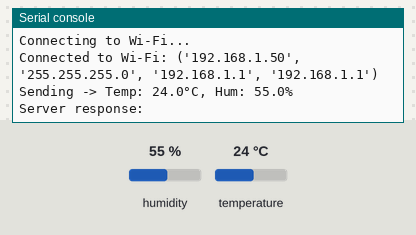
The program below on a simulated ESP32 board running MicroPython. Parts: the last lines printed to the serial console. The test bench sets the inputs (shaded band); at power-on: humidity 55 %, temperature 24 °C. WiFi joins after 1.5 s; web requests get an empty 200 reply after 0.4 s.

Above: at 3.2 s.
3.3 s: humidity set to 22 %
11.1 s: temperature set to 12 °C
At 12.7 s:
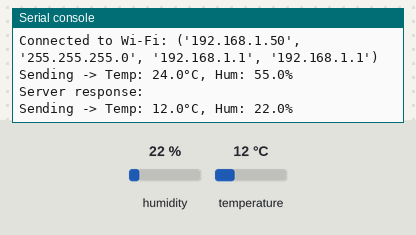
18.9 s: humidity set to 40 %
At 23.7 s:
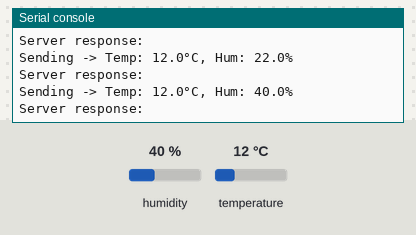

The program:

main.py
```python
import network
import urequests
import time
import dht
from machine import Pin
import json

# Wi-Fi credentials
ssid = 'replace your wifi name'
password = 'replace your wifi password'

# Connect to Wi-Fi
wlan = network.WLAN(network.STA_IF)
wlan.active(True)
wlan.connect(ssid, password)

print("Connecting to Wi-Fi...")
while not wlan.isconnected():
    time.sleep(1)
print("Connected to Wi-Fi:", wlan.ifconfig())

# Setup DHT22 sensor (on GPIO 14)
sensor = dht.DHT22(Pin(14))

# API server endpoint (replace with your PC IP address)
url = 'http://xxx.xxx.xxx.xxx:5000/data' # ← Replace this

while True:
    try:
        sensor.measure()
        temp = sensor.temperature()
        hum = sensor.humidity()

        print("Sending -> Temp: {:.1f}°C, Hum: {:.1f}%".format(temp, hum))

        payload = {
            "temperature": temp,
            "humidity": hum
        }

        # Send data to Flask server
        headers = {"Content-Type": "application/json"}
        response = urequests.post(url, data=json.dumps(payload), headers=headers)
        print("Server response:", response.text)
        response.close()

    except Exception as e:
        print("Error:", e)

    time.sleep(10)  # Send every 10 seconds
```

Measured:
- after the input at 11.1 s, the serial console: prints a new line after 1.3 s (image 1)
- after the input at 18.9 s, the serial console: prints a new line after 4.0 s (image 2)
